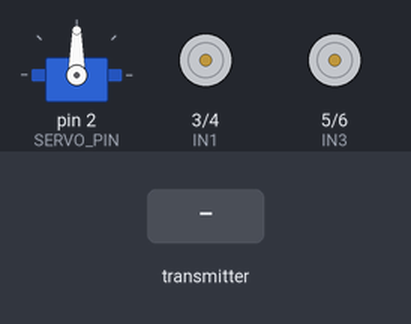
Simulated run of this sketch. Board: Arduino Uno, built with avr-gcc and run on an emulated ATmega328P. Parts: servo, motor-driver pin pairs drawn as motors (green arrow = first pin HIGH = forward, orange = second pin HIGH = backward, longer = more drive, scaled by the enable pin). Inputs (shaded band) come from the test bench. No radio packets arrive unless stated; what the sketch prints to the serial monitor is not drawn.

Above: at 1.2 s.
1.3 s: the transmitter starts sending throttle = 0
At 2.2 s:
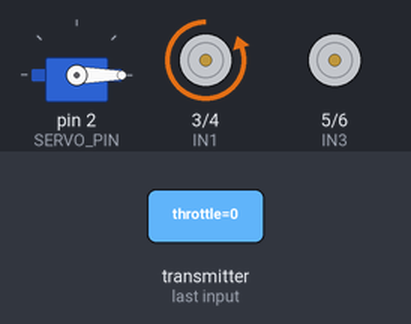
2.8 s: the transmitter starts sending roll = 64
At 3.3 s:
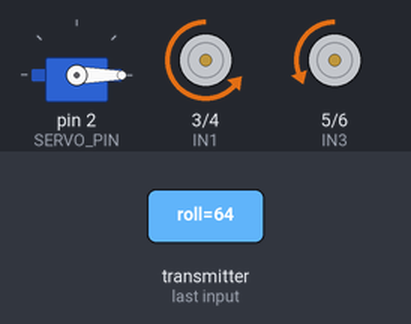
4.3 s: the transmitter starts sending aux1 = 64
At 5.5 s:
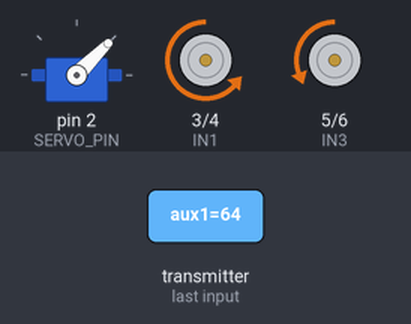
5.8 s: the transmitter starts sending throttle = 64
At 6.8 s:
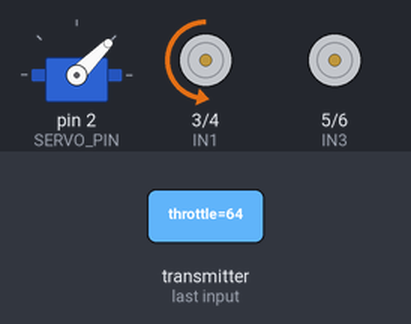
7.3 s: the transmitter starts sending roll = 0
At 7.9 s:
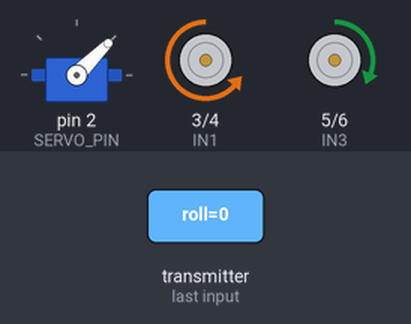
8.8 s: the transmitter starts sending aux1 = 0
At 10.2 s:
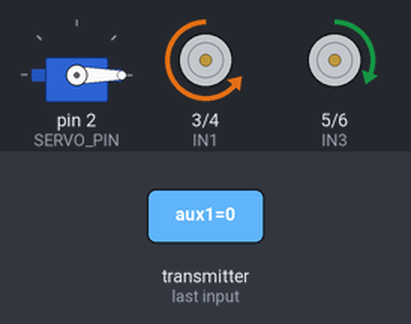
Timing chart, 0 to 11.3 s (numbered marks = the images above; inputs shaded):
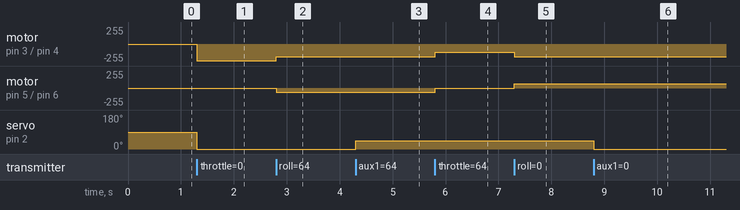

Measured:
- after the input at 1.3 s, motor on pin 3 (IN1) / pin 4 (IN2): stopped → backward 254/255 at once; servo on pin 2 (SERVO_PIN): 90° → 0° at once
- after the input at 2.8 s, motor on pin 3 (IN1) / pin 4 (IN2): backward 254/255 → backward 190/255 at once; motor on pin 5 (IN3) / pin 6 (IN4): stopped → backward 64/255 at once
- after the input at 4.3 s, servo on pin 2 (SERVO_PIN): 0° → 45° at once
- after the input at 5.8 s, motor on pin 3 (IN1) / pin 4 (IN2): backward 190/255 → backward 126/255 at once; motor on pin 5 (IN3) / pin 6 (IN4): backward 64/255 → stopped at once
- after the input at 7.3 s, motor on pin 3 (IN1) / pin 4 (IN2): backward 126/255 → backward 190/255 at once; motor on pin 5 (IN3) / pin 6 (IN4): stopped → forward 64/255 at once
- after the input at 8.8 s, servo on pin 2 (SERVO_PIN): 45° → 0° at once

The sketch:

Receiver.ino
```cpp
#include <SPI.h>
#include <nRF24L01.h>
#include <RF24.h>
#include <Servo.h>

// === PINS ===
#define CE_PIN    7
#define CSN_PIN   8

// L298N Motor Driver
#define IN1  3
#define IN2  4
#define IN3  5
#define IN4  6
#define ENA  9   // PWM - left motor
#define ENB  10  // PWM - right motor

// Servo
#define SERVO_PIN 2

// === DATA STRUCTURE (must match transmitter exactly) ===
struct Signal {
  byte throttle;   // 0–255
  byte pitch;      // spare
  byte roll;       // 0–255
  byte aux1;       // servo
  byte aux2;       // spare
} data;

// === OBJECTS ===
RF24 radio(CE_PIN, CSN_PIN);
Servo servo;
const uint64_t pipe = 0xE9E8F0F0E1LL;

void setup() {
  Serial.begin(115200);
  Serial.println("Receiver Starting...");

  // Motor pins
  pinMode(IN1, OUTPUT);
  pinMode(IN2, OUTPUT);
  pinMode(IN3, OUTPUT);
  pinMode(IN4, OUTPUT);
  pinMode(ENA, OUTPUT);
  pinMode(ENB, OUTPUT);

  // Stop motors on startup
  digitalWrite(IN1, LOW); digitalWrite(IN2, LOW);
  digitalWrite(IN3, LOW); digitalWrite(IN4, LOW);
  analogWrite(ENA, 0);
  analogWrite(ENB, 0);

  // Servo
  servo.attach(SERVO_PIN);
  servo.write(90);  // center position

  // Radio setup
  if (!radio.begin()) {
    Serial.println("Radio hardware failure! Check wiring/SPI.");
    while (1);
  }

  radio.setChannel(108);
  radio.setDataRate(RF24_250KBPS);
  radio.setCRCLength(RF24_CRC_8);
  radio.setAutoAck(false);
  radio.setPALevel(RF24_PA_LOW);
  radio.openReadingPipe(1, pipe);
  radio.startListening();

  radio.printDetails();
  Serial.println("Listening for packets...");
}

void loop() {
  if (radio.available()) {
    radio.read(&data, sizeof(data));

    // Center values: -127 to +128 approx
    int throttle = data.throttle - 127;
    int roll     = data.roll     - 127;

    // DEADZONE – motors stop completely near center throttle
    const int DEADZONE = 18;          // ← tune this (15–25 common)
    if (abs(throttle) < DEADZONE) {
      throttle = 0;
    }

    // Differential mixing (tank steering)
    int leftSpeed  = throttle + roll;
    int rightSpeed = throttle - roll;

    // Limit to valid PWM range
    leftSpeed  = constrain(leftSpeed,  -255, 255);
    rightSpeed = constrain(rightSpeed, -255, 255);

    // Left motor control
    if (leftSpeed > 0) {
      digitalWrite(IN1, HIGH);
      digitalWrite(IN2, LOW);
      analogWrite(ENA, leftSpeed);
    }
    else if (leftSpeed < 0) {
      digitalWrite(IN1, LOW);
      digitalWrite(IN2, HIGH);
      analogWrite(ENA, -leftSpeed);
    }
    else {
      digitalWrite(IN1, LOW);
      digitalWrite(IN2, LOW);
      analogWrite(ENA, 0);
    }

    // Right motor control
    if (rightSpeed > 0) {
      digitalWrite(IN3, HIGH);
      digitalWrite(IN4, LOW);
      analogWrite(ENB, rightSpeed);
    }
    else if (rightSpeed < 0) {
      digitalWrite(IN3, LOW);
      digitalWrite(IN4, HIGH);
      analogWrite(ENB, -rightSpeed);
    }
    else {
      digitalWrite(IN3, LOW);
      digitalWrite(IN4, LOW);
      analogWrite(ENB, 0);
    }

    // Servo control (0–180°)
    int servoAngle = map(data.aux1, 0, 255, 0, 180);
    servo.write(servoAngle);

    // Optional debug output
    Serial.print("RX ← Th:"); Serial.print(data.throttle);
    Serial.print(" ("); Serial.print(throttle); Serial.print(")");
    Serial.print(" Ro:");     Serial.print(data.roll);
    Serial.print("  Left:");  Serial.print(leftSpeed);
    Serial.print(" Right:");  Serial.println(rightSpeed);
  }

  // === Optional safety timeout / failsafe ===
  // Uncomment if you want motors to stop after signal loss
  /*
  static unsigned long lastPacket = 0;
  if (radio.available()) {
    lastPacket = millis();
  }s
  if (millis() - lastPacket > 500) {  // 500 ms no signal → stop
    analogWrite(ENA, 0);
    analogWrite(ENB, 0);
    digitalWrite(IN1, LOW); digitalWrite(IN2, LOW);
    digitalWrite(IN3, LOW); digitalWrite(IN4, LOW);
    servo.write(90);
    // Serial.println("Signal lost → safety stop");
  }
  */
}
```
